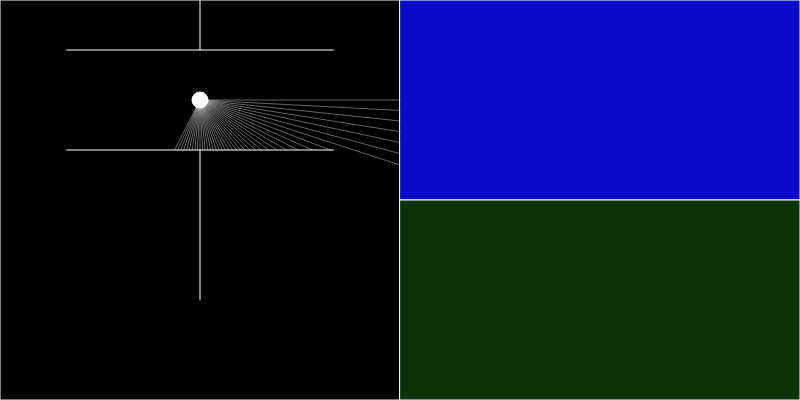
Frame 1 (no input)
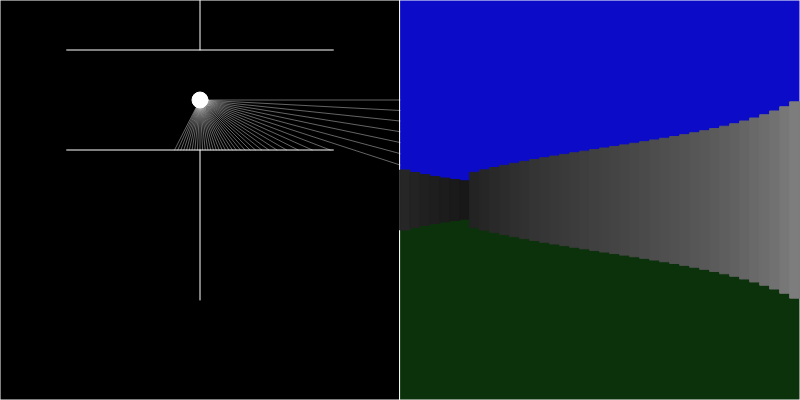
Frame 60 (no input)
Frame 120 (the mouse pressed at the canvas centre since frame 60): identical to frame 60, image omitted

The p5.js sketch that drew these frames (run headless with seeded random() and noise() and a simulated clock; from frame 60 on, the mouse is pressed at the canvas centre):

// p5.js sketch
// ── sketch.js
let walls = [];
let particle;
let dis;
let firstRun=true;
function setup() {
  createCanvas(800, 400);
  generateWalls();
  particle = new Particle();
  dis = new Display();
}

function draw() {
  background(0);
  for (let wall of walls) {
    wall.show();
  }
  
  dis.show(particle)
  particle.update(walls);
  particle.show();
  
  particle.look(walls);
}

// This function generates the walls
function generateWalls() {
  
  walls = []; // Clear existing walls
  if(firstRun==false){ 
   for (let i = 0; i < 5; i++) {
    let x1 = random(width/2);
    let y1 = random(height);
    let x2 = random(width/2);
    let y2 = random(height);
    walls[i] = new Boundary(x1, y1, x2, y2); // Note order: (x1, y1, x2, y2) 
  }
    
  }
  else{
  walls.push(new Boundary(width/4, height/8, width/4, 0));
  walls.push(new Boundary(width/12, height/8, width*5/12, height/8));
  walls.push(new Boundary(width/4, height*3/8, width/4, height*6/8));
  walls.push(new Boundary(width/12, height*3/8, width*5/12, height*3/8));
    firstRun = false
  }
  // Add screen boundary walls
  walls.push(new Boundary(0, 0, width, 0));
  walls.push(new Boundary(width/2, 0, width/2, height));
  walls.push(new Boundary(width, height, 0, height));
  
  walls.push(new Boundary(0, height, 0, 0));
  walls.push(new Boundary(width, height, width, 0));
}

// Regenerate walls when mouse is clicked
function mousePressed() {
 // generateWalls();
}

// ── boundary.js
class Boundary {
  constructor(x1,y1,x2,y2){
    this.a = createVector(x1,y1);
    this.b = createVector(x2,y2);
  }
  
  show(){
    stroke(255);
    line(this.a.x,this.a.y,this.b.x,this.b.y);
  }
  
}
// ── display.js
class Display {
  constructor(){
    
  }
  
  show(p){
    fill(255);
    //ellipse(p.pos.x, p.pos.y, 16)
    push()
    translate(width/2,0)
    fill(12,12,200)
    rect(0,0,width/2,height/2)
    fill(12,50,12)
    rect(0,height/2,width/2,height/2)
    
    let numOfRays = p.rays.length;
    let rectWidth =  (width/2)/numOfRays
    
    let adjustedFacingAngle = p.facingAngle - p.fovAngle/2
    let startAngle = p.facingAngle
    let offSet = 0
    //print(rectWidth)
    for (let ray of p.rays) {
      
      
      let angleDistance = abs(adjustedFacingAngle - startAngle)
      let adjustedRaylength= ray.length * cos(radians(angleDistance))
      let wallHeight = height/adjustedRaylength * 15
      
      
     // print(p.facingAngle +","+ startAngle +" , "+ wallHeight +',' +adjustedFacingAngle)
      fill(map(wallHeight,0,height, 0, 255))
      stroke(map(wallHeight,0,height, 0, 255))
      rect(0+offSet, height/2 - (wallHeight /2), rectWidth,wallHeight);
      offSet+=rectWidth;
      startAngle -= p.increments;
    
    }
    pop()
  }
  
}

// ── particle.js
class Particle{
  constructor(){
    this.pos = createVector(width / 4, height / 4);
    this.rays = [];
    this.fovAngle = 120;
    this.facingAngle = 0;
    this.increments = 3;
    this.movespeed = 1
    for (let a = this.facingAngle; a < this.fovAngle; a += this.increments) {
      this.rays.push(new Ray(this.pos, radians(a)));
    }
  }
  
  update(){
    print(this.pos.x+','+this.pos.y+','+cos(radians(this.facingAngle)))
      if (keyIsDown(LEFT_ARROW) === true) {
    this.pos.x -= 1;
  }

  if (keyIsDown(RIGHT_ARROW) === true) {
    this.pos.x += 1;
  }

  if (keyIsDown(87) === true) {
   // this.pos.y -= 1;
  this.pos.x += cos(radians(this.facingAngle+(this.fovAngle/2))) * this.movespeed;
    this.pos.y += sin(radians(this.facingAngle+(this.fovAngle/2))) * this.movespeed;
  
  }

  if (keyIsDown(83) === true) {
    //this.pos.y += 1;
  this.pos.x -= cos(radians(this.facingAngle+(this.fovAngle/2))) * this.movespeed;
    this.pos.y -= sin(radians(this.facingAngle+(this.fovAngle/2))) * this.movespeed;
  }
  if (keyIsDown(65) === true ) {
    this.facingAngle -= this.increments
    this.rays.unshift(new Ray(this.pos,radians(this.facingAngle)))
    this.rays.pop()  
    }
    
    if (keyIsDown(68) === true ) {
     
    this.rays.push(new Ray(this.pos,radians(this.facingAngle + this.fovAngle)))
    this.facingAngle += this.increments
      this.rays.shift()  
    
      } 
     
     
  //   for (let a = this.angle; a < this.angle+120; a += 5) {
    //  this.rays.push(new Ray(this.pos, radians(a)));
    //}
  }
  
  
  look(walls){
    for (let ray of this.rays){
      let closest = null;
      let record = Infinity;
      for(let wall of walls){
        const pt = ray.cast(wall);
        if (pt){
          const d = p5.Vector.dist(this.pos, pt);
          if (d < record){
            record = d;
            closest = pt;
          }
        } 
      }
      if (closest){
        stroke(255, 100);
        line(this.pos.x, this.pos.y, closest.x, closest.y);
        ray.length = dist(this.pos.x, this.pos.y, closest.x, closest.y);
      }
    }
  }
  
  show(){
    fill(255);
    ellipse(this.pos.x, this.pos.y, 16)
    for (let ray of this.rays) {
    //  ray.show();
    }
    
  }
}

// ── ray.js
class Ray{
  
  constructor(pos, angle){
    this.pos = pos;
    this.dir = p5.Vector.fromAngle(angle);
    this.length = 0;
  }
  
  //set the direction
  lookAt(x, y) {
    this.dir.x = x - this.pos.x;
    this.dir.y = y - this.pos.y;
    this.dir.normalize();
  }
  
  // Show the ray
  show() {
    stroke(255);
    push();
    translate(this.pos.x, this.pos.y);
    line(0, 0, this.dir.x * 10, this.dir.y * 10);
    pop();
  }
  
  
  
  // Cast a wall
  cast(wall){
    const x1 = wall.a.x;
    const y1 = wall.a.y;
    const x2 = wall.b.x;
    const y2 = wall.b.y;
    
    const x3 = this.pos.x;
    const y3 = this.pos.y;
    const x4 = this.pos.x + this.dir.x;
    const y4 = this.pos.y + this.dir.y;
    
    const den = (x1 - x2) * (y3 - y4) - (y1 - y2) * (x3 - x4);
    if (den == 0) {
      return;
    }
    
    const t = ((x1 - x3) * (y3 - y4) - (y1 - y3) * (x3 - x4)) / den;
    const u = -((x1 - x2) * (y1 - y3) - (y1 - y2) * (x1 - x3)) / den;
    
    if (t > 0 && t < 1 && u>0){
      const pt = createVector();
      pt.x = x1 + t * (x2 - x1);
      pt.y = y1 + t * (y2 - y1);
      this.length = pt.mag();
      return pt;
    } else return;
    
  }
}
